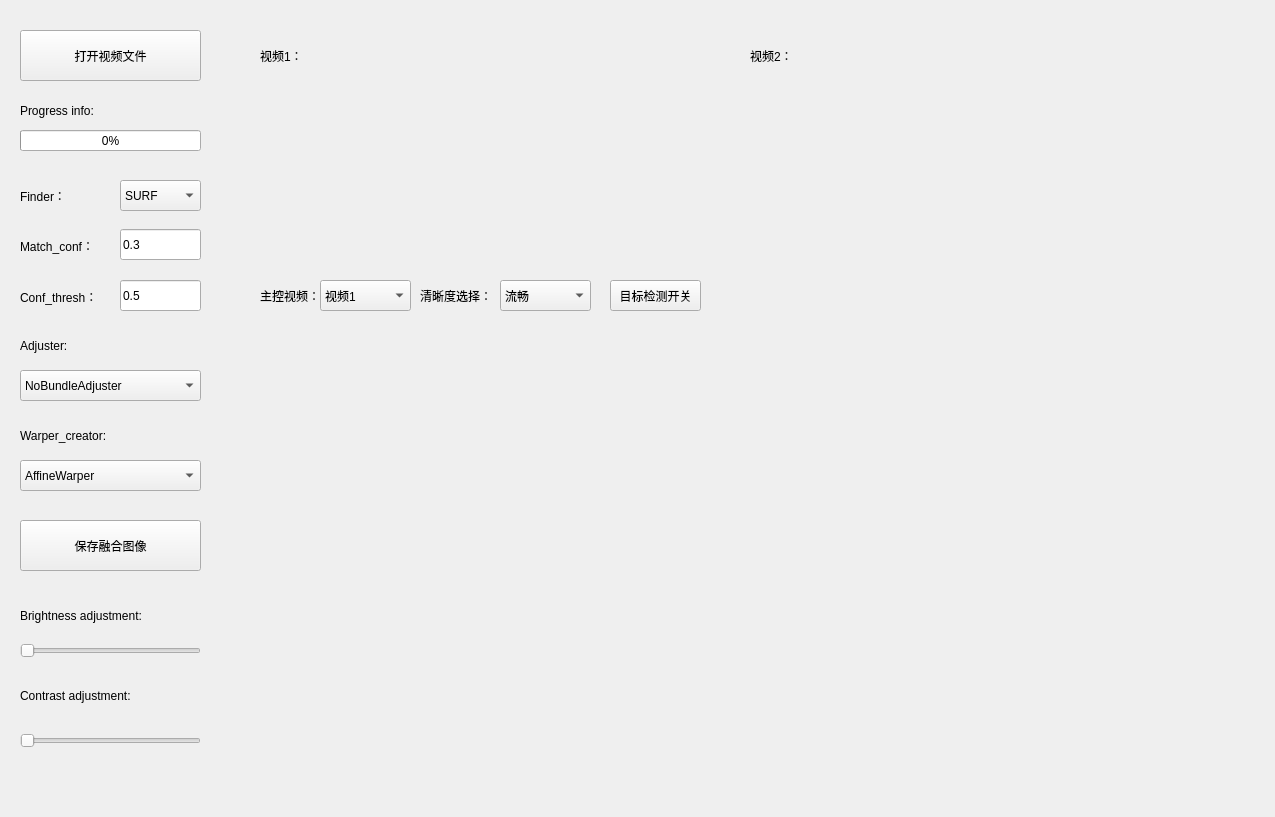
<?xml version="1.0" encoding="UTF-8"?>
<ui version="4.0">
 <class>QtVideoStitcherDemo</class>
 <widget class="QWidget" name="QtVideoStitcherDemo">
  <property name="geometry">
   <rect>
    <x>0</x>
    <y>0</y>
    <width>1275</width>
    <height>817</height>
   </rect>
  </property>
  <property name="windowTitle">
   <string>QtVideoStitcherDemo</string>
  </property>
  <widget class="QPushButton" name="pushButton">
   <property name="geometry">
    <rect>
     <x>20</x>
     <y>30</y>
     <width>181</width>
     <height>51</height>
    </rect>
   </property>
   <property name="text">
    <string>打开视频文件</string>
   </property>
  </widget>
  <widget class="QLabel" name="label">
   <property name="geometry">
    <rect>
     <x>260</x>
     <y>70</y>
     <width>351</width>
     <height>201</height>
    </rect>
   </property>
   <property name="text">
    <string/>
   </property>
  </widget>
  <widget class="QLabel" name="label_2">
   <property name="geometry">
    <rect>
     <x>750</x>
     <y>70</y>
     <width>351</width>
     <height>201</height>
    </rect>
   </property>
   <property name="text">
    <string/>
   </property>
  </widget>
  <widget class="QLabel" name="label_3">
   <property name="geometry">
    <rect>
     <x>260</x>
     <y>320</y>
     <width>841</width>
     <height>431</height>
    </rect>
   </property>
   <property name="text">
    <string/>
   </property>
  </widget>
  <widget class="QLabel" name="label_4">
   <property name="geometry">
    <rect>
     <x>260</x>
     <y>40</y>
     <width>151</width>
     <height>31</height>
    </rect>
   </property>
   <property name="text">
    <string>视频1：</string>
   </property>
   <property name="textFormat">
    <enum>Qt::AutoText</enum>
   </property>
  </widget>
  <widget class="QLabel" name="label_5">
   <property name="geometry">
    <rect>
     <x>750</x>
     <y>40</y>
     <width>151</width>
     <height>31</height>
    </rect>
   </property>
   <property name="text">
    <string>视频2：</string>
   </property>
   <property name="textFormat">
    <enum>Qt::AutoText</enum>
   </property>
  </widget>
  <widget class="QLabel" name="label_6">
   <property name="geometry">
    <rect>
     <x>260</x>
     <y>280</y>
     <width>61</width>
     <height>31</height>
    </rect>
   </property>
   <property name="text">
    <string>主控视频：</string>
   </property>
   <property name="textFormat">
    <enum>Qt::AutoText</enum>
   </property>
  </widget>
  <widget class="QComboBox" name="comboBox">
   <property name="geometry">
    <rect>
     <x>320</x>
     <y>280</y>
     <width>91</width>
     <height>31</height>
    </rect>
   </property>
   <item>
    <property name="text">
     <string>视频1</string>
    </property>
   </item>
   <item>
    <property name="text">
     <string>视频2</string>
    </property>
   </item>
   <item>
    <property name="text">
     <string>融合视频</string>
    </property>
   </item>
  </widget>
  <widget class="QComboBox" name="comboBox_2">
   <property name="geometry">
    <rect>
     <x>120</x>
     <y>180</y>
     <width>81</width>
     <height>31</height>
    </rect>
   </property>
   <item>
    <property name="text">
     <string>SURF</string>
    </property>
   </item>
   <item>
    <property name="text">
     <string>SIFT</string>
    </property>
   </item>
   <item>
    <property name="text">
     <string>AKAZE</string>
    </property>
   </item>
   <item>
    <property name="text">
     <string>ORB</string>
    </property>
   </item>
  </widget>
  <widget class="QLabel" name="label_7">
   <property name="geometry">
    <rect>
     <x>20</x>
     <y>180</y>
     <width>81</width>
     <height>31</height>
    </rect>
   </property>
   <property name="text">
    <string>Finder：</string>
   </property>
   <property name="textFormat">
    <enum>Qt::AutoText</enum>
   </property>
  </widget>
  <widget class="QLabel" name="label_8">
   <property name="geometry">
    <rect>
     <x>20</x>
     <y>230</y>
     <width>81</width>
     <height>31</height>
    </rect>
   </property>
   <property name="text">
    <string>Match_conf：</string>
   </property>
   <property name="textFormat">
    <enum>Qt::AutoText</enum>
   </property>
  </widget>
  <widget class="QLineEdit" name="lineEdit">
   <property name="geometry">
    <rect>
     <x>120</x>
     <y>229</y>
     <width>81</width>
     <height>31</height>
    </rect>
   </property>
   <property name="text">
    <string>0.3</string>
   </property>
  </widget>
  <widget class="QLabel" name="label_9">
   <property name="geometry">
    <rect>
     <x>20</x>
     <y>281</y>
     <width>81</width>
     <height>31</height>
    </rect>
   </property>
   <property name="text">
    <string>Conf_thresh：</string>
   </property>
   <property name="textFormat">
    <enum>Qt::AutoText</enum>
   </property>
  </widget>
  <widget class="QLineEdit" name="lineEdit_2">
   <property name="geometry">
    <rect>
     <x>120</x>
     <y>280</y>
     <width>81</width>
     <height>31</height>
    </rect>
   </property>
   <property name="text">
    <string>0.5</string>
   </property>
  </widget>
  <widget class="QComboBox" name="comboBox_3">
   <property name="geometry">
    <rect>
     <x>20</x>
     <y>370</y>
     <width>181</width>
     <height>31</height>
    </rect>
   </property>
   <item>
    <property name="text">
     <string>NoBundleAdjuster</string>
    </property>
   </item>
   <item>
    <property name="text">
     <string>BundleAdjusterReproj</string>
    </property>
   </item>
   <item>
    <property name="text">
     <string>BundleAdjusterRay</string>
    </property>
   </item>
   <item>
    <property name="text">
     <string>BundleAdjusterAffinePartial</string>
    </property>
   </item>
  </widget>
  <widget class="QLabel" name="label_10">
   <property name="geometry">
    <rect>
     <x>20</x>
     <y>330</y>
     <width>81</width>
     <height>31</height>
    </rect>
   </property>
   <property name="text">
    <string>Adjuster:</string>
   </property>
   <property name="textFormat">
    <enum>Qt::AutoText</enum>
   </property>
  </widget>
  <widget class="QLabel" name="label_11">
   <property name="geometry">
    <rect>
     <x>20</x>
     <y>420</y>
     <width>161</width>
     <height>31</height>
    </rect>
   </property>
   <property name="text">
    <string>Warper_creator:</string>
   </property>
   <property name="textFormat">
    <enum>Qt::AutoText</enum>
   </property>
  </widget>
  <widget class="QComboBox" name="comboBox_4">
   <property name="geometry">
    <rect>
     <x>20</x>
     <y>460</y>
     <width>181</width>
     <height>31</height>
    </rect>
   </property>
   <item>
    <property name="text">
     <string>AffineWarper</string>
    </property>
   </item>
   <item>
    <property name="text">
     <string>PlaneWarper</string>
    </property>
   </item>
   <item>
    <property name="text">
     <string>CylindricalWarper</string>
    </property>
   </item>
   <item>
    <property name="text">
     <string>SphericalWarper</string>
    </property>
   </item>
   <item>
    <property name="text">
     <string>FisheyeWarper</string>
    </property>
   </item>
   <item>
    <property name="text">
     <string>StereographicWarper</string>
    </property>
   </item>
   <item>
    <property name="text">
     <string>CompressedRectilinearWarper(参数高)</string>
    </property>
   </item>
   <item>
    <property name="text">
     <string>CompressedRectilinearWarper(参数低)</string>
    </property>
   </item>
   <item>
    <property name="text">
     <string>CompressedRectilinearPortraitWarper(参数高)</string>
    </property>
   </item>
   <item>
    <property name="text">
     <string>CompressedRectilinearPortraitWarper(参数低)</string>
    </property>
   </item>
   <item>
    <property name="text">
     <string>PaniniWarper(参数高)</string>
    </property>
   </item>
   <item>
    <property name="text">
     <string>PaniniWarper(参数低)</string>
    </property>
   </item>
   <item>
    <property name="text">
     <string>PaniniPortraitWarper(参数高)</string>
    </property>
   </item>
   <item>
    <property name="text">
     <string>PaniniPortraitWarper(参数低)</string>
    </property>
   </item>
   <item>
    <property name="text">
     <string>MercatorWarper</string>
    </property>
   </item>
  </widget>
  <widget class="QPushButton" name="pushButton_2">
   <property name="geometry">
    <rect>
     <x>20</x>
     <y>520</y>
     <width>181</width>
     <height>51</height>
    </rect>
   </property>
   <property name="text">
    <string>保存融合图像</string>
   </property>
  </widget>
  <widget class="QSlider" name="horizontalSlider">
   <property name="geometry">
    <rect>
     <x>20</x>
     <y>640</y>
     <width>181</width>
     <height>22</height>
    </rect>
   </property>
   <property name="orientation">
    <enum>Qt::Horizontal</enum>
   </property>
  </widget>
  <widget class="QLabel" name="label_12">
   <property name="geometry">
    <rect>
     <x>20</x>
     <y>569</y>
     <width>181</width>
     <height>31</height>
    </rect>
   </property>
   <property name="text">
    <string/>
   </property>
  </widget>
  <widget class="QLabel" name="label_13">
   <property name="geometry">
    <rect>
     <x>20</x>
     <y>600</y>
     <width>181</width>
     <height>31</height>
    </rect>
   </property>
   <property name="text">
    <string>Brightness adjustment:</string>
   </property>
   <property name="textFormat">
    <enum>Qt::AutoText</enum>
   </property>
  </widget>
  <widget class="QLabel" name="label_14">
   <property name="geometry">
    <rect>
     <x>20</x>
     <y>680</y>
     <width>181</width>
     <height>31</height>
    </rect>
   </property>
   <property name="text">
    <string>Contrast adjustment:</string>
   </property>
   <property name="textFormat">
    <enum>Qt::AutoText</enum>
   </property>
  </widget>
  <widget class="QSlider" name="horizontalSlider_2">
   <property name="geometry">
    <rect>
     <x>20</x>
     <y>730</y>
     <width>181</width>
     <height>22</height>
    </rect>
   </property>
   <property name="orientation">
    <enum>Qt::Horizontal</enum>
   </property>
  </widget>
  <widget class="QComboBox" name="comboBox_5">
   <property name="geometry">
    <rect>
     <x>500</x>
     <y>280</y>
     <width>91</width>
     <height>31</height>
    </rect>
   </property>
   <item>
    <property name="text">
     <string>流畅</string>
    </property>
   </item>
   <item>
    <property name="text">
     <string>高清</string>
    </property>
   </item>
   <item>
    <property name="text">
     <string>超清</string>
    </property>
   </item>
  </widget>
  <widget class="QLabel" name="label_15">
   <property name="geometry">
    <rect>
     <x>420</x>
     <y>280</y>
     <width>71</width>
     <height>31</height>
    </rect>
   </property>
   <property name="text">
    <string>清晰度选择：</string>
   </property>
   <property name="textFormat">
    <enum>Qt::AutoText</enum>
   </property>
  </widget>
  <widget class="QProgressBar" name="progressBar">
   <property name="geometry">
    <rect>
     <x>20</x>
     <y>130</y>
     <width>181</width>
     <height>21</height>
    </rect>
   </property>
   <property name="value">
    <number>0</number>
   </property>
  </widget>
  <widget class="QLabel" name="label_16">
   <property name="geometry">
    <rect>
     <x>20</x>
     <y>100</y>
     <width>231</width>
     <height>21</height>
    </rect>
   </property>
   <property name="text">
    <string>Progress info:</string>
   </property>
  </widget>
  <widget class="QPushButton" name="pushButton_3">
   <property name="geometry">
    <rect>
     <x>610</x>
     <y>280</y>
     <width>91</width>
     <height>31</height>
    </rect>
   </property>
   <property name="text">
    <string>目标检测开关</string>
   </property>
  </widget>
 </widget>
 <resources/>
 <connections>
  <connection>
   <sender>comboBox</sender>
   <signal>currentIndexChanged(int)</signal>
   <receiver>QtVideoStitcherDemo</receiver>
   <slot>changeMainVideoShowMode(int)</slot>
   <hints>
    <hint type="sourcelabel">
     <x>384</x>
     <y>292</y>
    </hint>
    <hint type="destinationlabel">
     <x>498</x>
     <y>284</y>
    </hint>
   </hints>
  </connection>
  <connection>
   <sender>pushButton_2</sender>
   <signal>clicked()</signal>
   <receiver>QtVideoStitcherDemo</receiver>
   <slot>setScreenShootFlag()</slot>
   <hints>
    <hint type="sourcelabel">
     <x>146</x>
     <y>500</y>
    </hint>
    <hint type="destinationlabel">
     <x>194</x>
     <y>553</y>
    </hint>
   </hints>
  </connection>
  <connection>
   <sender>horizontalSlider</sender>
   <signal>valueChanged(int)</signal>
   <receiver>QtVideoStitcherDemo</receiver>
   <slot>setBrightnessAdjustment(int)</slot>
   <hints>
    <hint type="sourcelabel">
     <x>166</x>
     <y>590</y>
    </hint>
    <hint type="destinationlabel">
     <x>222</x>
     <y>618</y>
    </hint>
   </hints>
  </connection>
  <connection>
   <sender>horizontalSlider_2</sender>
   <signal>valueChanged(int)</signal>
   <receiver>QtVideoStitcherDemo</receiver>
   <slot>setContrastAdjustment(int)</slot>
   <hints>
    <hint type="sourcelabel">
     <x>169</x>
     <y>679</y>
    </hint>
    <hint type="destinationlabel">
     <x>206</x>
     <y>724</y>
    </hint>
   </hints>
  </connection>
  <connection>
   <sender>comboBox_5</sender>
   <signal>currentIndexChanged(int)</signal>
   <receiver>QtVideoStitcherDemo</receiver>
   <slot>setDefinition(int)</slot>
   <hints>
    <hint type="sourcelabel">
     <x>553</x>
     <y>300</y>
    </hint>
    <hint type="destinationlabel">
     <x>658</x>
     <y>287</y>
    </hint>
   </hints>
  </connection>
  <connection>
   <sender>pushButton_3</sender>
   <signal>clicked()</signal>
   <receiver>QtVideoStitcherDemo</receiver>
   <slot>setmovingDetectionFlag()</slot>
   <hints>
    <hint type="sourcelabel">
     <x>663</x>
     <y>292</y>
    </hint>
    <hint type="destinationlabel">
     <x>779</x>
     <y>283</y>
    </hint>
   </hints>
  </connection>
  <connection>
   <sender>pushButton</sender>
   <signal>clicked()</signal>
   <receiver>QtVideoStitcherDemo</receiver>
   <slot>videoOpenprocess()</slot>
   <hints>
    <hint type="sourcelabel">
     <x>59</x>
     <y>56</y>
    </hint>
    <hint type="destinationlabel">
     <x>125</x>
     <y>6</y>
    </hint>
   </hints>
  </connection>
 </connections>
 <slots>
  <slot>videoOpenprocess()</slot>
  <slot>changeMainVideoShowMode(int)</slot>
  <slot>setScreenShootFlag()</slot>
  <slot>setBrightnessAdjustment(int,int)</slot>
  <slot>setContrastAdjustment(int,int)</slot>
  <slot>setContrastAdjustment(int)</slot>
  <slot>setBrightnessAdjustment(int)</slot>
  <slot>setDefinition(int)</slot>
  <slot>setmovingDetectionFlag()</slot>
 </slots>
</ui>
